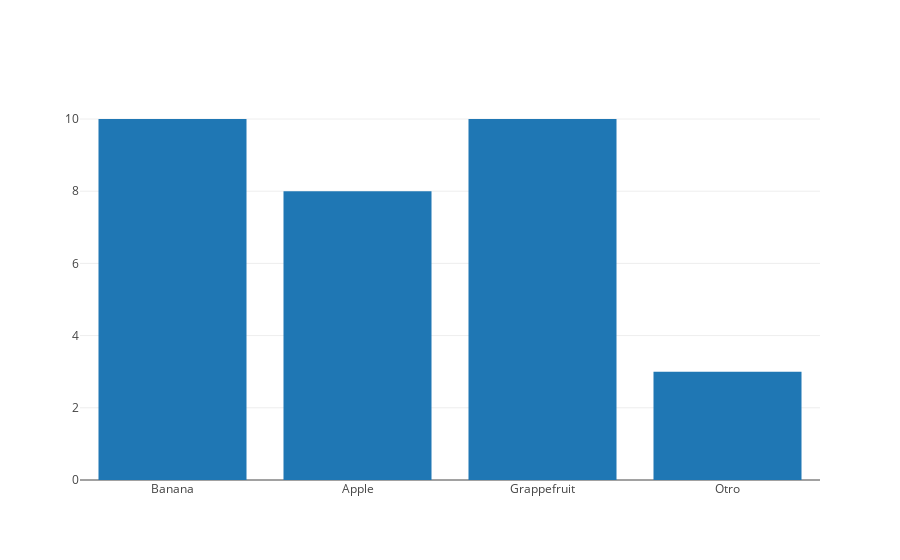

Notebook code for this chart:
### Markdown cell above
Documentación

https://plotly.com/scala/line-and-scatter/

Este es el repo para scala. Son bindings para el de JS, que tiene sentido desde el punto Jupyter.

https://github.com/alexarchambault/plotly-scala

### Code cell
Bar(Seq("Banana", "Apple", "Grappefruit", "Otro"), Seq(10, 8, 10, 3)).withWidth(-1).plot()

### Figure 1 — Plotly figure (JSON) as saved in the notebook; plotly's stock layout.template omitted (floating-point values rounded to 4 significant figures)
{"data": [{"type": "bar", "width": -1, "x": ["Banana", "Apple", "Grappefruit", "Otro"], "y": [10, 8, 10, 3]}], "layout": {}}
